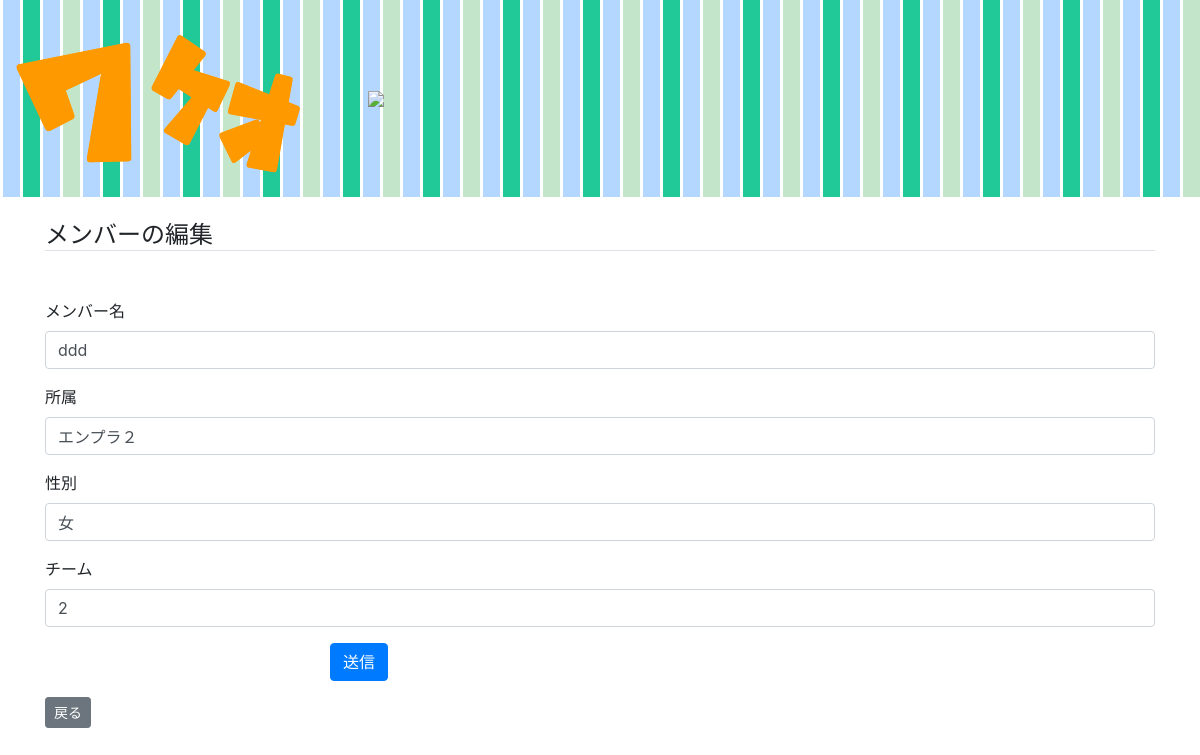
Screenshot of /cms/member/mod/1/ with the database file from the repository.
### cms/models.py (models this page shows, shortened)
class Member(models.Model):
    name = models.CharField('メンバー名', max_length=255)
    div = models.CharField('所属', max_length=255, blank=True)
    sex = models.CharField('性別', max_length=255, blank=True)
    team = models.IntegerField('チーム', blank=True, default=0)
    serialcd = models.CharField('シリアルコード', max_length=255, blank=True)

### cms/views.py (the view)
# urls.py: path('member/mod/<int:member_id>/', views.member_edit, name='member_mod'),
def member_edit(request, member_id=None):
    if member_id:
        member = get_object_or_404(Member, pk=member_id)
    else:
        member = Member()
    serialCd = request.GET.get("S")
    if request.method == 'POST':
        form = MemberForm(request.POST, instance=member)
        if form.is_valid():
            member = form.save(commit=False)
            member.serialcd = serialCd
            response = redirect('cms:member_list')
            response['location'] += '?S=' + serialCd
            member.save()
            return response
    else:
        form = MemberForm(instance=member)
    return render(request, 'cms/member_edit.html', dict(form=form, member_id=member_id, S=serialCd))

### cms/forms.py
class MemberForm(ModelForm):
    class Meta:
        model = Member
        fields = ('name', 'div', 'sex', 'team')

### cms/templates/cms/member_edit.html (shortened to what this page needs)
{% extends "cms/base.html" %}
{% load bootstrap4 %}
{% block content %}
    <h4 class="mt-4 mb-5 border-bottom">メンバーの編集</h4>
    {% if member_id %}
    <form action="{% url 'cms:member_mod' member_id=member_id %}?S={{ S }}" method="post">
    {% else %}
    <form action="{% url 'cms:member_add'%}?S={{ S }}" method="post">
    {% endif %}
        {% bootstrap_form form layout='horizontal' %}
        <div class="form-group row">
            <div class="offset-md-3 col-md-9">
                <button type="submit" class="btn btn-primary">送信</button>
            </div>
        </div>
    </form>
    <a href="{% url 'cms:member_list' %}?S={{ S }}" class="btn btn-secondary btn-sm">戻る</a>
{% endblock content %}

### rows the page displays
Member: name "ddd", div "エンプラ２", sex "女", team "2"
